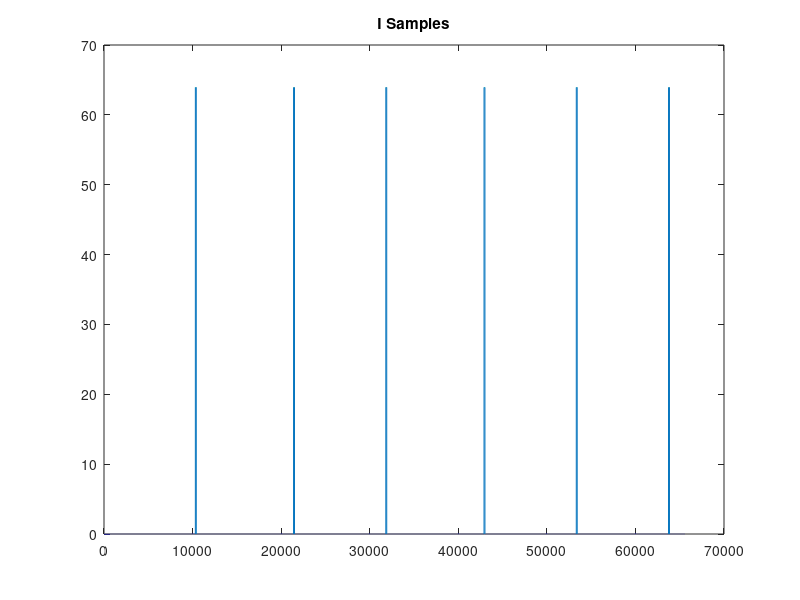
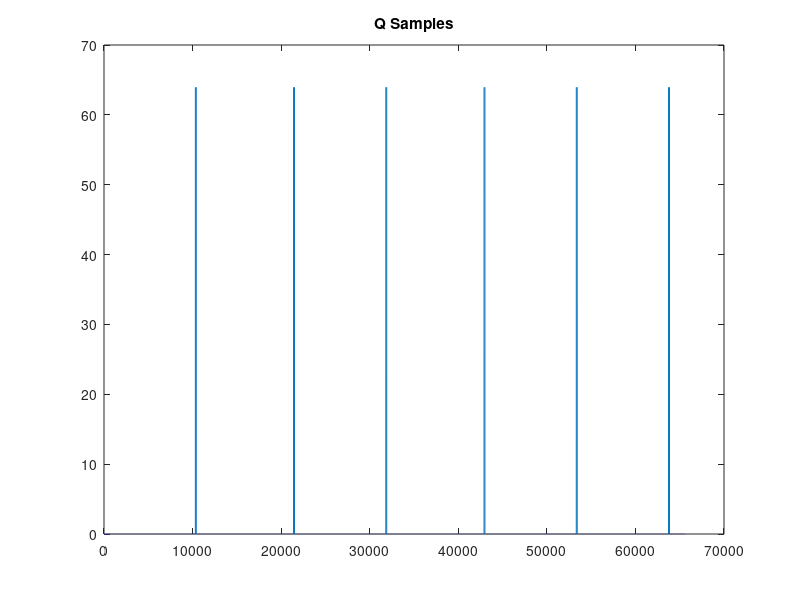
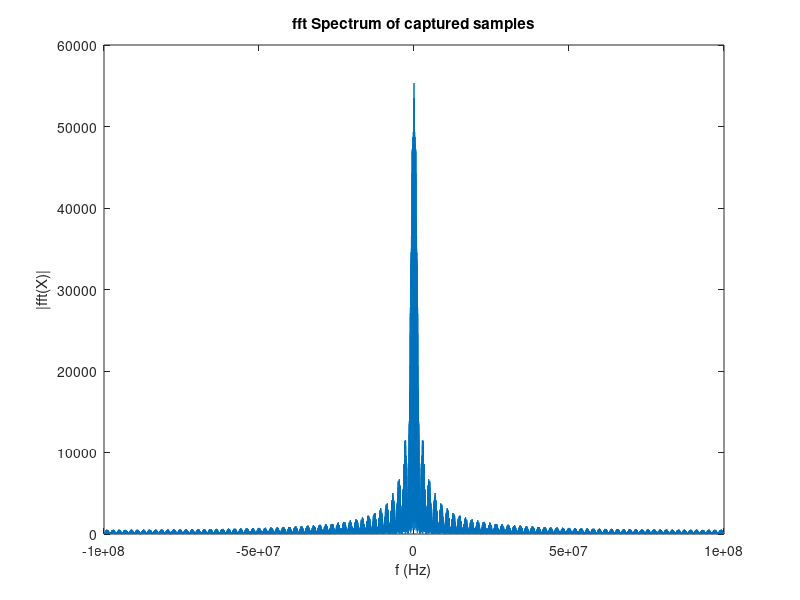

Here is the MATLAB script that generated these plots, in order: (Note: this script raises an error after producing the figures.)
%% Sample acquisition visualization
% Author: Winston Wang
% email: wangston@umich.edu
% 12/13/23

clearvars; close all; clc; fclose('all');

%% Plot the samples

% Read data
% format depends on CPU Data Format Specification
% https://files.ettus.com/manual/page_configuration.html 
fid = fopen("src_dlb_samps.dat");
data = fread(fid, [2, inf], 'int16');
fclose(fid);
%data is 2x#samples captured. I corresponds to the first row, Q second
%The binary file format is simply a single line with I and Q alternating
%e.g I1 Q1 I2 Q2 I3 Q3...
AdcFrac = 6;
d = (data(1,:)+j*data(2,:))*2^-AdcFrac; %dest fixed point is 16,8
N_w = length(d); %length of window

figure(); grid on;
plot(real(d));
title("I Samples");

figure(); grid on;
plot(imag(d));
title("Q Samples");

figure();
Fs = 200e6;
L = length(d);
plot(Fs/L*(-L/2:L/2-1),abs(fftshift(fft(d))))
title("fft Spectrum of captured samples")
xlabel("f (Hz)")
ylabel("|fft(X)|")


% figure();
% qqplot(real(d)); %see if its just noise
%% Processing 
% read preamble
fid = fopen("preamble.mem");
preamble_bits = fscanf(fid, '%1d')';
fclose(fid);

prmbl_amp = 1-2^-15;
prmbl_samps = repelem(2*(preamble_bits-.5)*prmbl_amp,32);
N_prmbl = length(prmbl_samps);

% EsN0 = 10^(4/10);
% % Theoretical test-add noise
% sigma_n = sqrt(N_prmbl/(2*EsN0));
% 
% d = prmbl_samps + sigma_n*randn(1,N_prmbl)+j*sigma_n*randn(1,N_prmbl);
% d = prmbl_samps;

N_samps_cap = length(d);

% cross correllation
[r,lags] = xcorr(d,prmbl_samps); %Turns out matlab implements xcorr in the with the order of arguments reversed
%second arhument of xcorr is conjugated and dragged
% xcorr([1],[1,1,1]) %to understand xcorr

figure(); grid on; hold on;
r_mag = abs(r);
plot(lags,r_mag);
title("xcorr mag");

[~,max_idx] = max(abs(r));
scatter(lags(max_idx),r_mag(max_idx));
%t_hat is how much longer it takes pramble after start. For correct
%operation, should be -4 (src datapath takes 4 cycles)
D_hat = lags(max_idx);

% %The size of the peak depends on the number of preamble samples captured in
% %the window.
% if D_hat > 0
%     N_samps_cap = (N_w - D_hat); %normalization of r with windowing
% elseif D_hat < N_w - N_prmbl
%     N_samps_cap = (N_prmbl+D_hat);
% else
%     N_samps_cap = N_w;
% end

% Find the fading coefficient from the matched filter
h_hat = r(max_idx)/(N_samps_cap * prmbl_amp^2);
h_hat_mag = abs(h_hat)
phi_hat = angle(h_hat)

% D_comp = D_hat + 4; %dest start time is D_comp +src start
% if D_comp < 0
%     dest_delay = -D_comp
%     src_delay = 0
% else
%     dest_delay = 0
%     src_delay = D_comp
% end

% dest_ch_eq_re=shift_fp(cos(angle(h_hat))/abs(h_hat),0,14,11);
% dest_ch_eq_im=shift_fp(sin(angle(h_hat))/abs(h_hat),0,14,11);
% 
% dest_ch_eq_re_bit=dec2bin_str(dest_ch_eq_re,14,11,1)
% dest_ch_eq_im_bit=dec2bin_str(dest_ch_eq_im,14,11,1)

x_hat = d * 1/h_hat; %should match preamble

figure()
plot(real(x_hat),'DisplayName',"real(r/h)")
hold on;
plot(prmbl_samps,'DisplayName',"preamble samples")
title("Flatfading compensated signal vs preamble")
legend

%% Noise estimation
fid = fopen("usrp_samples.noise.dat");
data = fread(fid, [2, inf], 'int16');
fclose(fid);
%data is 2x#samples captured. I corresponds to the first row, Q second
%The binary file format is simply a single line with I and Q alternating
%e.g I1 Q1 I2 Q2 I3 Q3...

d_noise = (data(1,:)+j*data(2,:))*2^-8; %dest fixed point is 16,8
n_var = var(d_noise)

prmbl_esn0 = 10*log10((h_hat_mag*norm(prmbl_samps))^2/(n_var*2))
sample_esn0 = 10*log10((h_hat_mag)^2/(n_var*2))

%% Plot the samples
% addpath('..\..\..\..\fp_emulator\')
% addpath('..\..\..\..\\')
% clearvars; close all; clc;
% 
% % Read data
% % format depends on CPU Data Format Specification
% % https://files.ettus.com/manual/page_configuration.html 
% fid = fopen("usrp_samples.wired.noise.dat");
% data = fread(fid, [2, inf], 'int16');
% fclose(fid);
% %data is 2x#samples captured. I corresponds to the first row, Q second
% %The binary file format is simply a single line with I and Q alternating
% %e.g I1 Q1 I2 Q2 I3 Q3...
% 
% d = (data(1,:)+j*data(2,:))*2^-8; %dest fixed point is 16,8
% N_w = length(d); %length of window
% 
% figure(); grid on;
% plot(real(d));
% title("I Samples");
% 
% figure(); grid on;
% plot(imag(d));
% title("Q Samples");
% 
% % figure();
% % plot(1/length(fft(d)) * abs(fft(d)).^2);
% 
% figure();
% qqplot(real(d)); %see if its just noise
% 
% % point estimate of variance-assume noise in I and j have same variance
% var_hat = var(d);

% 
% %%
% plot(real(d))
% hold on
% %plot(prmbl_samps)
%plot(xcorr(prmbl_samps,prmbl_samps))
